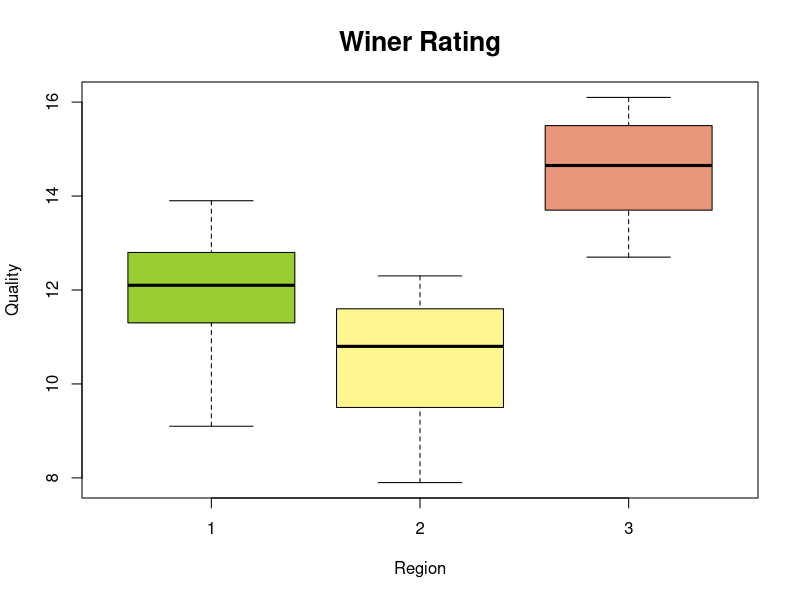
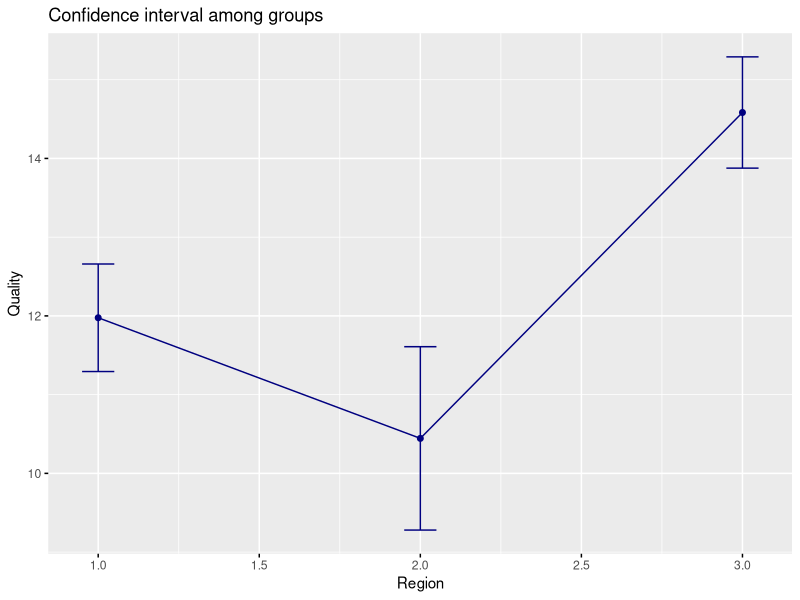
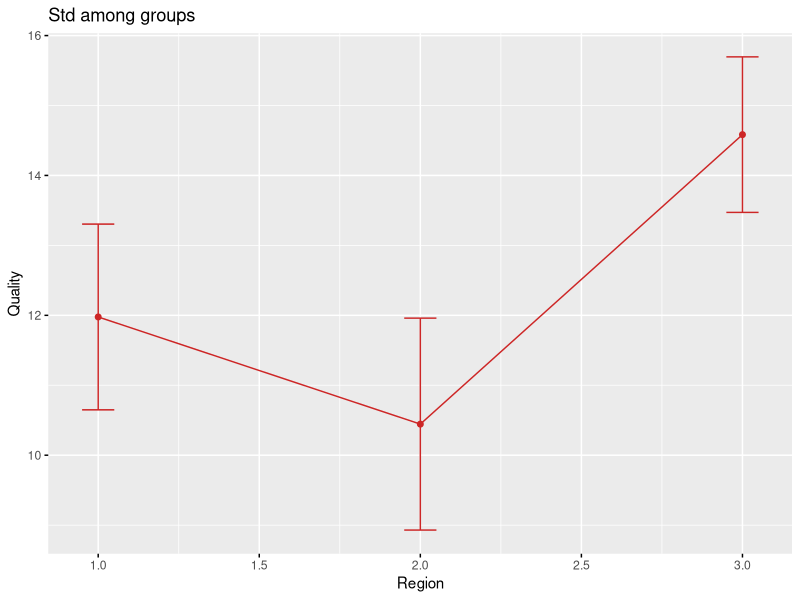

The R source for these figures, in order:
## ---- chunk 1
drug1<-c(7,2,5,6)
drug2<-c(8,12,0,4)
drug3<-c(16,9,5,10)
Drug<-data.frame(drug1,drug2,drug3);Drug
## ---- chunk 2
x_bar<-sum(Drug)/12;x_bar
x1_bar<-sum(Drug$drug1)/4;x1_bar
x2_bar<-sum(Drug$drug2)/4;x2_bar
x3_bar<-sum(Drug$drug3)/4;x3_bar
## ---- chunk 3
SSGroup<-4*(x1_bar-x_bar)^2+4*(x2_bar-x_bar)^2+4*(x3_bar-x_bar)^2;SSGroup
## ---- chunk 4
SSTotal<-(7-x_bar)^2+(2-x_bar)^2+(5-x_bar)^2+(6-x_bar)^2+(8-x_bar)^2+(12-x_bar)^2+(0-x_bar)^2+(4-x_bar)^2+(16-x_bar)^2+(9-x_bar)^2+(5-x_bar)^2+(10-x_bar)^2
SSTotal
## ---- chunk 5
SSerror<-212-56;SSerror
## ---- chunk 6
MSGroup<-SSGroup/(3-1)#k-1
MSE<-SSerror/(12-3)#N-k
F_value<-MSGroup/MSE;F_value
## ---- chunk 7
data<-read.csv('wineratings.csv')
head(data)
## ---- chunk 8
boxplot(Quality~Region,data = data,main="Winer Rating",cex.main=1.6,
col=c("yellowgreen","khaki1","darksalmon"))
## ---- chunk 9
reg.mean<-tapply(data$Quality,data$Region,mean)
reg.sd<-tapply(data$Quality,data$Region,sd)
reg.n<-tapply(data$Quality,data$Region,length)
winerate<-data.frame(n=reg.n,mean=reg.mean,sd=reg.sd)
winerate
## ---- chunk 10
#install.packages("ggpubr")
library(ggpubr)

# visualize confidence interval for each group
ggline(data, x = "Region", y = "Quality", add = c("mean_ci"), 
       color = "navy", main = "Confidence interval among groups",
       ggtheme = theme_gray())

# visualize std for each group
ggline(data, x = "Region", y = "Quality", add = c("mean_sd"), 
       color = "firebrick3", main = "Std among groups",
       ggtheme = theme_gray())
## ---- chunk 11
region<-c(data$Region)
data$Region<-factor(region)
oneway = aov(Quality ~ Region, data = data)
summary(oneway)
